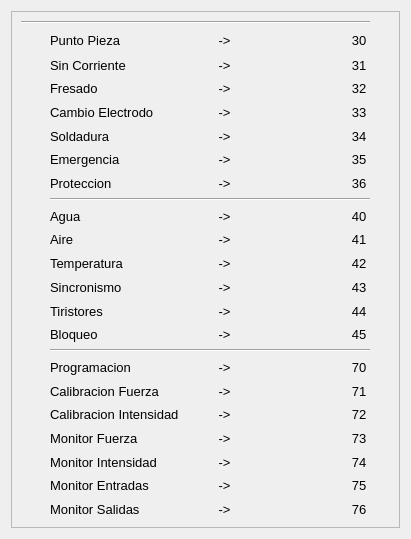
<?xml version="1.0" encoding="UTF-8"?>
<ui version="4.0">
 <class>Dialog</class>
 <widget class="QDialog" name="Dialog">
  <property name="geometry">
   <rect>
    <x>0</x>
    <y>0</y>
    <width>411</width>
    <height>539</height>
   </rect>
  </property>
  <property name="minimumSize">
   <size>
    <width>411</width>
    <height>539</height>
   </size>
  </property>
  <property name="maximumSize">
   <size>
    <width>411</width>
    <height>539</height>
   </size>
  </property>
  <property name="windowTitle">
   <string>LIsta de Errores</string>
  </property>
  <property name="windowIcon">
   <iconset>
    <normaloff>../../iconos/ic_error.svg</normaloff>../../iconos/ic_error.svg</iconset>
  </property>
  <property name="modal">
   <bool>true</bool>
  </property>
  <layout class="QVBoxLayout" name="verticalLayout">
   <item>
    <widget class="QFrame" name="frame">
     <property name="font">
      <font>
       <pointsize>10</pointsize>
      </font>
     </property>
     <property name="frameShape">
      <enum>QFrame::StyledPanel</enum>
     </property>
     <property name="frameShadow">
      <enum>QFrame::Raised</enum>
     </property>
     <layout class="QGridLayout" name="gridLayout">
      <item row="9" column="1">
       <widget class="QLabel" name="label_8">
        <property name="font">
         <font>
          <pointsize>10</pointsize>
         </font>
        </property>
        <property name="text">
         <string>Agua</string>
        </property>
        <property name="alignment">
         <set>Qt::AlignLeading|Qt::AlignLeft|Qt::AlignVCenter</set>
        </property>
       </widget>
      </item>
      <item row="1" column="0">
       <spacer name="horizontalSpacer_4">
        <property name="orientation">
         <enum>Qt::Horizontal</enum>
        </property>
        <property name="sizeType">
         <enum>QSizePolicy::Preferred</enum>
        </property>
        <property name="sizeHint" stdset="0">
         <size>
          <width>20</width>
          <height>20</height>
         </size>
        </property>
       </spacer>
      </item>
      <item row="1" column="2">
       <spacer name="horizontalSpacer_5">
        <property name="orientation">
         <enum>Qt::Horizontal</enum>
        </property>
        <property name="sizeType">
         <enum>QSizePolicy::Preferred</enum>
        </property>
        <property name="sizeHint" stdset="0">
         <size>
          <width>20</width>
          <height>20</height>
         </size>
        </property>
       </spacer>
      </item>
      <item row="1" column="4">
       <spacer name="horizontalSpacer_6">
        <property name="orientation">
         <enum>Qt::Horizontal</enum>
        </property>
        <property name="sizeType">
         <enum>QSizePolicy::Preferred</enum>
        </property>
        <property name="sizeHint" stdset="0">
         <size>
          <width>100</width>
          <height>20</height>
         </size>
        </property>
       </spacer>
      </item>
      <item row="4" column="1">
       <widget class="QLabel" name="label_4">
        <property name="font">
         <font>
          <pointsize>10</pointsize>
         </font>
        </property>
        <property name="text">
         <string>Cambio Electrodo</string>
        </property>
        <property name="alignment">
         <set>Qt::AlignLeading|Qt::AlignLeft|Qt::AlignVCenter</set>
        </property>
       </widget>
      </item>
      <item row="1" column="1">
       <widget class="QLabel" name="label">
        <property name="font">
         <font>
          <pointsize>10</pointsize>
         </font>
        </property>
        <property name="text">
         <string>Punto Pieza</string>
        </property>
        <property name="alignment">
         <set>Qt::AlignLeading|Qt::AlignLeft|Qt::AlignVCenter</set>
        </property>
       </widget>
      </item>
      <item row="5" column="1">
       <widget class="QLabel" name="label_5">
        <property name="font">
         <font>
          <pointsize>10</pointsize>
         </font>
        </property>
        <property name="text">
         <string>Soldadura</string>
        </property>
        <property name="alignment">
         <set>Qt::AlignLeading|Qt::AlignLeft|Qt::AlignVCenter</set>
        </property>
       </widget>
      </item>
      <item row="6" column="1">
       <widget class="QLabel" name="label_6">
        <property name="font">
         <font>
          <pointsize>10</pointsize>
         </font>
        </property>
        <property name="text">
         <string>Emergencia</string>
        </property>
        <property name="alignment">
         <set>Qt::AlignLeading|Qt::AlignLeft|Qt::AlignVCenter</set>
        </property>
       </widget>
      </item>
      <item row="7" column="1">
       <widget class="QLabel" name="label_7">
        <property name="font">
         <font>
          <pointsize>10</pointsize>
         </font>
        </property>
        <property name="text">
         <string>Proteccion</string>
        </property>
        <property name="alignment">
         <set>Qt::AlignLeading|Qt::AlignLeft|Qt::AlignVCenter</set>
        </property>
       </widget>
      </item>
      <item row="2" column="1">
       <widget class="QLabel" name="label_2">
        <property name="font">
         <font>
          <pointsize>10</pointsize>
         </font>
        </property>
        <property name="text">
         <string>Sin Corriente</string>
        </property>
        <property name="alignment">
         <set>Qt::AlignLeading|Qt::AlignLeft|Qt::AlignVCenter</set>
        </property>
       </widget>
      </item>
      <item row="3" column="1">
       <widget class="QLabel" name="label_3">
        <property name="font">
         <font>
          <pointsize>10</pointsize>
         </font>
        </property>
        <property name="text">
         <string>Fresado</string>
        </property>
        <property name="alignment">
         <set>Qt::AlignLeading|Qt::AlignLeft|Qt::AlignVCenter</set>
        </property>
       </widget>
      </item>
      <item row="13" column="1">
       <widget class="QLabel" name="label_12">
        <property name="font">
         <font>
          <pointsize>10</pointsize>
         </font>
        </property>
        <property name="text">
         <string>Tiristores</string>
        </property>
        <property name="alignment">
         <set>Qt::AlignLeading|Qt::AlignLeft|Qt::AlignVCenter</set>
        </property>
       </widget>
      </item>
      <item row="10" column="1">
       <widget class="QLabel" name="label_9">
        <property name="font">
         <font>
          <pointsize>10</pointsize>
         </font>
        </property>
        <property name="text">
         <string>Aire</string>
        </property>
        <property name="alignment">
         <set>Qt::AlignLeading|Qt::AlignLeft|Qt::AlignVCenter</set>
        </property>
       </widget>
      </item>
      <item row="11" column="1">
       <widget class="QLabel" name="label_10">
        <property name="font">
         <font>
          <pointsize>10</pointsize>
         </font>
        </property>
        <property name="text">
         <string>Temperatura</string>
        </property>
        <property name="alignment">
         <set>Qt::AlignLeading|Qt::AlignLeft|Qt::AlignVCenter</set>
        </property>
       </widget>
      </item>
      <item row="12" column="1">
       <widget class="QLabel" name="label_11">
        <property name="font">
         <font>
          <pointsize>10</pointsize>
         </font>
        </property>
        <property name="text">
         <string>Sincronismo</string>
        </property>
        <property name="alignment">
         <set>Qt::AlignLeading|Qt::AlignLeft|Qt::AlignVCenter</set>
        </property>
       </widget>
      </item>
      <item row="14" column="1">
       <widget class="QLabel" name="label_13">
        <property name="font">
         <font>
          <pointsize>10</pointsize>
         </font>
        </property>
        <property name="text">
         <string>Bloqueo</string>
        </property>
        <property name="alignment">
         <set>Qt::AlignLeading|Qt::AlignLeft|Qt::AlignVCenter</set>
        </property>
       </widget>
      </item>
      <item row="20" column="1">
       <widget class="QLabel" name="label_18">
        <property name="font">
         <font>
          <pointsize>10</pointsize>
         </font>
        </property>
        <property name="text">
         <string>Monitor Intensidad</string>
        </property>
        <property name="alignment">
         <set>Qt::AlignLeading|Qt::AlignLeft|Qt::AlignVCenter</set>
        </property>
       </widget>
      </item>
      <item row="4" column="3">
       <widget class="QLabel" name="label_21">
        <property name="font">
         <font>
          <pointsize>10</pointsize>
         </font>
        </property>
        <property name="text">
         <string>-&gt;</string>
        </property>
        <property name="alignment">
         <set>Qt::AlignCenter</set>
        </property>
       </widget>
      </item>
      <item row="18" column="1">
       <widget class="QLabel" name="label_16">
        <property name="font">
         <font>
          <pointsize>10</pointsize>
         </font>
        </property>
        <property name="text">
         <string>Calibracion Intensidad</string>
        </property>
        <property name="alignment">
         <set>Qt::AlignLeading|Qt::AlignLeft|Qt::AlignVCenter</set>
        </property>
       </widget>
      </item>
      <item row="17" column="1">
       <widget class="QLabel" name="label_15">
        <property name="font">
         <font>
          <pointsize>10</pointsize>
         </font>
        </property>
        <property name="text">
         <string>Calibracion Fuerza</string>
        </property>
        <property name="alignment">
         <set>Qt::AlignLeading|Qt::AlignLeft|Qt::AlignVCenter</set>
        </property>
       </widget>
      </item>
      <item row="16" column="1">
       <widget class="QLabel" name="label_14">
        <property name="font">
         <font>
          <pointsize>10</pointsize>
         </font>
        </property>
        <property name="text">
         <string>Programacion</string>
        </property>
        <property name="alignment">
         <set>Qt::AlignLeading|Qt::AlignLeft|Qt::AlignVCenter</set>
        </property>
       </widget>
      </item>
      <item row="19" column="1">
       <widget class="QLabel" name="label_17">
        <property name="font">
         <font>
          <pointsize>10</pointsize>
         </font>
        </property>
        <property name="text">
         <string>Monitor Fuerza</string>
        </property>
        <property name="alignment">
         <set>Qt::AlignLeading|Qt::AlignLeft|Qt::AlignVCenter</set>
        </property>
       </widget>
      </item>
      <item row="22" column="1">
       <widget class="QLabel" name="label_20">
        <property name="font">
         <font>
          <pointsize>10</pointsize>
         </font>
        </property>
        <property name="text">
         <string>Monitor Salidas</string>
        </property>
        <property name="alignment">
         <set>Qt::AlignLeading|Qt::AlignLeft|Qt::AlignVCenter</set>
        </property>
       </widget>
      </item>
      <item row="15" column="1" colspan="5">
       <widget class="Line" name="line_2">
        <property name="orientation">
         <enum>Qt::Horizontal</enum>
        </property>
       </widget>
      </item>
      <item row="8" column="1" colspan="5">
       <widget class="Line" name="line">
        <property name="orientation">
         <enum>Qt::Horizontal</enum>
        </property>
       </widget>
      </item>
      <item row="21" column="1">
       <widget class="QLabel" name="label_19">
        <property name="font">
         <font>
          <pointsize>10</pointsize>
         </font>
        </property>
        <property name="text">
         <string>Monitor Entradas</string>
        </property>
        <property name="alignment">
         <set>Qt::AlignLeading|Qt::AlignLeft|Qt::AlignVCenter</set>
        </property>
       </widget>
      </item>
      <item row="2" column="3">
       <widget class="QLabel" name="label_24">
        <property name="font">
         <font>
          <pointsize>10</pointsize>
         </font>
        </property>
        <property name="text">
         <string>-&gt;</string>
        </property>
        <property name="alignment">
         <set>Qt::AlignCenter</set>
        </property>
       </widget>
      </item>
      <item row="1" column="3">
       <widget class="QLabel" name="label_23">
        <property name="font">
         <font>
          <pointsize>10</pointsize>
         </font>
        </property>
        <property name="text">
         <string>-&gt;</string>
        </property>
        <property name="alignment">
         <set>Qt::AlignCenter</set>
        </property>
       </widget>
      </item>
      <item row="4" column="5">
       <widget class="QLabel" name="label_22">
        <property name="font">
         <font>
          <pointsize>10</pointsize>
         </font>
        </property>
        <property name="text">
         <string>33</string>
        </property>
        <property name="alignment">
         <set>Qt::AlignCenter</set>
        </property>
       </widget>
      </item>
      <item row="3" column="3">
       <widget class="QLabel" name="label_25">
        <property name="font">
         <font>
          <pointsize>10</pointsize>
         </font>
        </property>
        <property name="text">
         <string>-&gt;</string>
        </property>
        <property name="alignment">
         <set>Qt::AlignCenter</set>
        </property>
       </widget>
      </item>
      <item row="9" column="3">
       <widget class="QLabel" name="label_29">
        <property name="font">
         <font>
          <pointsize>10</pointsize>
         </font>
        </property>
        <property name="text">
         <string>-&gt;</string>
        </property>
        <property name="alignment">
         <set>Qt::AlignCenter</set>
        </property>
       </widget>
      </item>
      <item row="6" column="3">
       <widget class="QLabel" name="label_27">
        <property name="font">
         <font>
          <pointsize>10</pointsize>
         </font>
        </property>
        <property name="text">
         <string>-&gt;</string>
        </property>
        <property name="alignment">
         <set>Qt::AlignCenter</set>
        </property>
       </widget>
      </item>
      <item row="10" column="3">
       <widget class="QLabel" name="label_30">
        <property name="font">
         <font>
          <pointsize>10</pointsize>
         </font>
        </property>
        <property name="text">
         <string>-&gt;</string>
        </property>
        <property name="alignment">
         <set>Qt::AlignCenter</set>
        </property>
       </widget>
      </item>
      <item row="7" column="3">
       <widget class="QLabel" name="label_28">
        <property name="font">
         <font>
          <pointsize>10</pointsize>
         </font>
        </property>
        <property name="text">
         <string>-&gt;</string>
        </property>
        <property name="alignment">
         <set>Qt::AlignCenter</set>
        </property>
       </widget>
      </item>
      <item row="5" column="3">
       <widget class="QLabel" name="label_26">
        <property name="font">
         <font>
          <pointsize>10</pointsize>
         </font>
        </property>
        <property name="text">
         <string>-&gt;</string>
        </property>
        <property name="alignment">
         <set>Qt::AlignCenter</set>
        </property>
       </widget>
      </item>
      <item row="11" column="3">
       <widget class="QLabel" name="label_31">
        <property name="font">
         <font>
          <pointsize>10</pointsize>
         </font>
        </property>
        <property name="text">
         <string>-&gt;</string>
        </property>
        <property name="alignment">
         <set>Qt::AlignCenter</set>
        </property>
       </widget>
      </item>
      <item row="12" column="3">
       <widget class="QLabel" name="label_32">
        <property name="font">
         <font>
          <pointsize>10</pointsize>
         </font>
        </property>
        <property name="text">
         <string>-&gt;</string>
        </property>
        <property name="alignment">
         <set>Qt::AlignCenter</set>
        </property>
       </widget>
      </item>
      <item row="17" column="3">
       <widget class="QLabel" name="label_36">
        <property name="font">
         <font>
          <pointsize>10</pointsize>
         </font>
        </property>
        <property name="text">
         <string>-&gt;</string>
        </property>
        <property name="alignment">
         <set>Qt::AlignCenter</set>
        </property>
       </widget>
      </item>
      <item row="13" column="3">
       <widget class="QLabel" name="label_33">
        <property name="font">
         <font>
          <pointsize>10</pointsize>
         </font>
        </property>
        <property name="text">
         <string>-&gt;</string>
        </property>
        <property name="alignment">
         <set>Qt::AlignCenter</set>
        </property>
       </widget>
      </item>
      <item row="19" column="3">
       <widget class="QLabel" name="label_38">
        <property name="font">
         <font>
          <pointsize>10</pointsize>
         </font>
        </property>
        <property name="text">
         <string>-&gt;</string>
        </property>
        <property name="alignment">
         <set>Qt::AlignCenter</set>
        </property>
       </widget>
      </item>
      <item row="1" column="5">
       <widget class="QLabel" name="label_42">
        <property name="font">
         <font>
          <pointsize>10</pointsize>
         </font>
        </property>
        <property name="text">
         <string>30</string>
        </property>
        <property name="alignment">
         <set>Qt::AlignCenter</set>
        </property>
       </widget>
      </item>
      <item row="16" column="3">
       <widget class="QLabel" name="label_35">
        <property name="font">
         <font>
          <pointsize>10</pointsize>
         </font>
        </property>
        <property name="text">
         <string>-&gt;</string>
        </property>
        <property name="alignment">
         <set>Qt::AlignCenter</set>
        </property>
       </widget>
      </item>
      <item row="14" column="3">
       <widget class="QLabel" name="label_34">
        <property name="font">
         <font>
          <pointsize>10</pointsize>
         </font>
        </property>
        <property name="text">
         <string>-&gt;</string>
        </property>
        <property name="alignment">
         <set>Qt::AlignCenter</set>
        </property>
       </widget>
      </item>
      <item row="18" column="3">
       <widget class="QLabel" name="label_37">
        <property name="font">
         <font>
          <pointsize>10</pointsize>
         </font>
        </property>
        <property name="text">
         <string>-&gt;</string>
        </property>
        <property name="alignment">
         <set>Qt::AlignCenter</set>
        </property>
       </widget>
      </item>
      <item row="5" column="5">
       <widget class="QLabel" name="label_45">
        <property name="font">
         <font>
          <pointsize>10</pointsize>
         </font>
        </property>
        <property name="text">
         <string>34</string>
        </property>
        <property name="alignment">
         <set>Qt::AlignCenter</set>
        </property>
       </widget>
      </item>
      <item row="20" column="3">
       <widget class="QLabel" name="label_39">
        <property name="font">
         <font>
          <pointsize>10</pointsize>
         </font>
        </property>
        <property name="text">
         <string>-&gt;</string>
        </property>
        <property name="alignment">
         <set>Qt::AlignCenter</set>
        </property>
       </widget>
      </item>
      <item row="21" column="3">
       <widget class="QLabel" name="label_40">
        <property name="font">
         <font>
          <pointsize>10</pointsize>
         </font>
        </property>
        <property name="text">
         <string>-&gt;</string>
        </property>
        <property name="alignment">
         <set>Qt::AlignCenter</set>
        </property>
       </widget>
      </item>
      <item row="22" column="3">
       <widget class="QLabel" name="label_41">
        <property name="font">
         <font>
          <pointsize>10</pointsize>
         </font>
        </property>
        <property name="text">
         <string>-&gt;</string>
        </property>
        <property name="alignment">
         <set>Qt::AlignCenter</set>
        </property>
       </widget>
      </item>
      <item row="2" column="5">
       <widget class="QLabel" name="label_43">
        <property name="font">
         <font>
          <pointsize>10</pointsize>
         </font>
        </property>
        <property name="text">
         <string>31</string>
        </property>
        <property name="alignment">
         <set>Qt::AlignCenter</set>
        </property>
       </widget>
      </item>
      <item row="3" column="5">
       <widget class="QLabel" name="label_44">
        <property name="font">
         <font>
          <pointsize>10</pointsize>
         </font>
        </property>
        <property name="text">
         <string>32</string>
        </property>
        <property name="alignment">
         <set>Qt::AlignCenter</set>
        </property>
       </widget>
      </item>
      <item row="11" column="5">
       <widget class="QLabel" name="label_50">
        <property name="font">
         <font>
          <pointsize>10</pointsize>
         </font>
        </property>
        <property name="text">
         <string>42</string>
        </property>
        <property name="alignment">
         <set>Qt::AlignCenter</set>
        </property>
       </widget>
      </item>
      <item row="12" column="5">
       <widget class="QLabel" name="label_51">
        <property name="font">
         <font>
          <pointsize>10</pointsize>
         </font>
        </property>
        <property name="text">
         <string>43</string>
        </property>
        <property name="alignment">
         <set>Qt::AlignCenter</set>
        </property>
       </widget>
      </item>
      <item row="13" column="5">
       <widget class="QLabel" name="label_52">
        <property name="font">
         <font>
          <pointsize>10</pointsize>
         </font>
        </property>
        <property name="text">
         <string>44</string>
        </property>
        <property name="alignment">
         <set>Qt::AlignCenter</set>
        </property>
       </widget>
      </item>
      <item row="6" column="5">
       <widget class="QLabel" name="label_46">
        <property name="font">
         <font>
          <pointsize>10</pointsize>
         </font>
        </property>
        <property name="text">
         <string>35</string>
        </property>
        <property name="alignment">
         <set>Qt::AlignCenter</set>
        </property>
       </widget>
      </item>
      <item row="7" column="5">
       <widget class="QLabel" name="label_47">
        <property name="font">
         <font>
          <pointsize>10</pointsize>
         </font>
        </property>
        <property name="text">
         <string>36</string>
        </property>
        <property name="alignment">
         <set>Qt::AlignCenter</set>
        </property>
       </widget>
      </item>
      <item row="9" column="5">
       <widget class="QLabel" name="label_48">
        <property name="font">
         <font>
          <pointsize>10</pointsize>
         </font>
        </property>
        <property name="text">
         <string>40</string>
        </property>
        <property name="alignment">
         <set>Qt::AlignCenter</set>
        </property>
       </widget>
      </item>
      <item row="10" column="5">
       <widget class="QLabel" name="label_49">
        <property name="font">
         <font>
          <pointsize>10</pointsize>
         </font>
        </property>
        <property name="text">
         <string>41</string>
        </property>
        <property name="alignment">
         <set>Qt::AlignCenter</set>
        </property>
       </widget>
      </item>
      <item row="17" column="5">
       <widget class="QLabel" name="label_55">
        <property name="font">
         <font>
          <pointsize>10</pointsize>
         </font>
        </property>
        <property name="text">
         <string>71</string>
        </property>
        <property name="alignment">
         <set>Qt::AlignCenter</set>
        </property>
       </widget>
      </item>
      <item row="16" column="5">
       <widget class="QLabel" name="label_54">
        <property name="font">
         <font>
          <pointsize>10</pointsize>
         </font>
        </property>
        <property name="text">
         <string>70</string>
        </property>
        <property name="alignment">
         <set>Qt::AlignCenter</set>
        </property>
       </widget>
      </item>
      <item row="19" column="5">
       <widget class="QLabel" name="label_57">
        <property name="font">
         <font>
          <pointsize>10</pointsize>
         </font>
        </property>
        <property name="text">
         <string>73</string>
        </property>
        <property name="alignment">
         <set>Qt::AlignCenter</set>
        </property>
       </widget>
      </item>
      <item row="18" column="5">
       <widget class="QLabel" name="label_56">
        <property name="font">
         <font>
          <pointsize>10</pointsize>
         </font>
        </property>
        <property name="text">
         <string>72</string>
        </property>
        <property name="alignment">
         <set>Qt::AlignCenter</set>
        </property>
       </widget>
      </item>
      <item row="14" column="5">
       <widget class="QLabel" name="label_53">
        <property name="font">
         <font>
          <pointsize>10</pointsize>
         </font>
        </property>
        <property name="text">
         <string>45</string>
        </property>
        <property name="alignment">
         <set>Qt::AlignCenter</set>
        </property>
       </widget>
      </item>
      <item row="22" column="5">
       <widget class="QLabel" name="label_60">
        <property name="font">
         <font>
          <pointsize>10</pointsize>
         </font>
        </property>
        <property name="text">
         <string>76</string>
        </property>
        <property name="alignment">
         <set>Qt::AlignCenter</set>
        </property>
       </widget>
      </item>
      <item row="21" column="5">
       <widget class="QLabel" name="label_59">
        <property name="font">
         <font>
          <pointsize>10</pointsize>
         </font>
        </property>
        <property name="text">
         <string>75</string>
        </property>
        <property name="alignment">
         <set>Qt::AlignCenter</set>
        </property>
       </widget>
      </item>
      <item row="20" column="5">
       <widget class="QLabel" name="label_58">
        <property name="font">
         <font>
          <pointsize>10</pointsize>
         </font>
        </property>
        <property name="text">
         <string>74</string>
        </property>
        <property name="alignment">
         <set>Qt::AlignCenter</set>
        </property>
       </widget>
      </item>
      <item row="1" column="6">
       <spacer name="horizontalSpacer_7">
        <property name="orientation">
         <enum>Qt::Horizontal</enum>
        </property>
        <property name="sizeType">
         <enum>QSizePolicy::Preferred</enum>
        </property>
        <property name="sizeHint" stdset="0">
         <size>
          <width>20</width>
          <height>20</height>
         </size>
        </property>
       </spacer>
      </item>
      <item row="0" column="0" colspan="6">
       <widget class="Line" name="line_3">
        <property name="orientation">
         <enum>Qt::Horizontal</enum>
        </property>
       </widget>
      </item>
     </layout>
    </widget>
   </item>
  </layout>
 </widget>
 <resources/>
 <connections/>
</ui>
